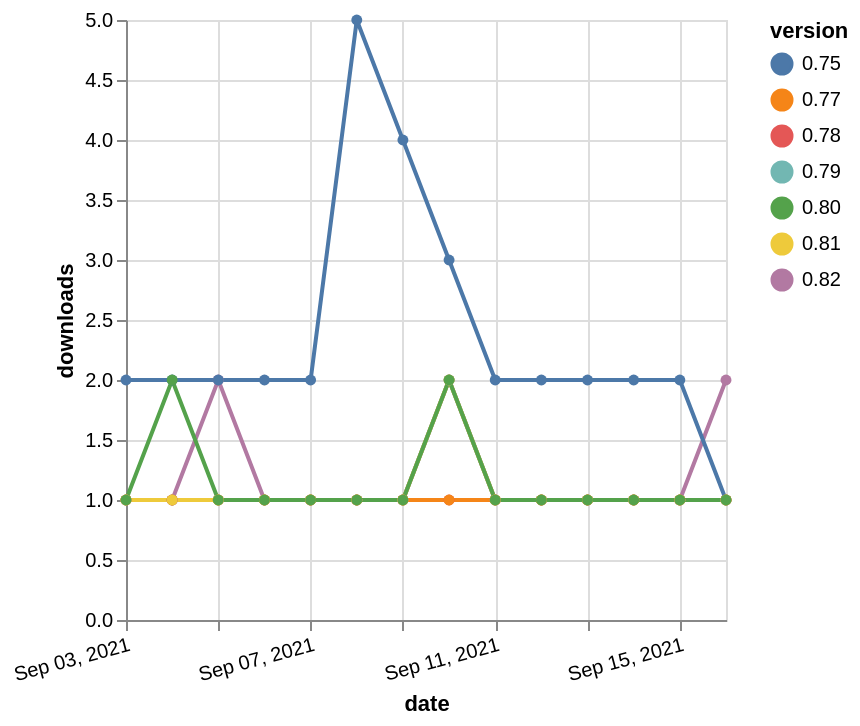

Specify this chart in Vega-Lite:
### Vega-Lite specification from a JSON file in a GitHub repository (floating-point values rounded to 4 significant figures)
{"$schema": "https://vega.github.io/schema/vega-lite/v5.json", "description": "A simple bar chart with embedded data.", "data": {"values": [{"date": "2021-09-03", "total": 239, "delta": 1, "version": "0.78"}, {"date": "2021-09-04", "total": 240, "delta": 1, "version": "0.78"}, {"date": "2021-09-05", "total": 241, "delta": 1, "version": "0.78"}, {"date": "2021-09-06", "total": 242, "delta": 1, "version": "0.78"}, {"date": "2021-09-07", "total": 243, "delta": 1, "version": "0.78"}, {"date": "2021-09-08", "total": 244, "delta": 1, "version": "0.78"}, {"date": "2021-09-09", "total": 245, "delta": 1, "version": "0.78"}, {"date": "2021-09-10", "total": 246, "delta": 1, "version": "0.78"}, {"date": "2021-09-11", "total": 247, "delta": 1, "version": "0.78"}, {"date": "2021-09-12", "total": 248, "delta": 1, "version": "0.78"}, {"date": "2021-09-13", "total": 249, "delta": 1, "version": "0.78"}, {"date": "2021-09-14", "total": 250, "delta": 1, "version": "0.78"}, {"date": "2021-09-15", "total": 251, "delta": 1, "version": "0.78"}, {"date": "2021-09-16", "total": 252, "delta": 1, "version": "0.78"}, {"date": "2021-09-03", "total": 183, "delta": 1, "version": "0.79"}, {"date": "2021-09-04", "total": 184, "delta": 1, "version": "0.79"}, {"date": "2021-09-05", "total": 185, "delta": 1, "version": "0.79"}, {"date": "2021-09-06", "total": 186, "delta": 1, "version": "0.79"}, {"date": "2021-09-07", "total": 187, "delta": 1, "version": "0.79"}, {"date": "2021-09-08", "total": 188, "delta": 1, "version": "0.79"}, {"date": "2021-09-09", "total": 189, "delta": 1, "version": "0.79"}, {"date": "2021-09-10", "total": 191, "delta": 2, "version": "0.79"}, {"date": "2021-09-11", "total": 192, "delta": 1, "version": "0.79"}, {"date": "2021-09-12", "total": 193, "delta": 1, "version": "0.79"}, {"date": "2021-09-13", "total": 194, "delta": 1, "version": "0.79"}, {"date": "2021-09-14", "total": 195, "delta": 1, "version": "0.79"}, {"date": "2021-09-15", "total": 196, "delta": 1, "version": "0.79"}, {"date": "2021-09-16", "total": 197, "delta": 1, "version": "0.79"}, {"date": "2021-09-03", "total": 136, "delta": 1, "version": "0.82"}, {"date": "2021-09-04", "total": 137, "delta": 1, "version": "0.82"}, {"date": "2021-09-05", "total": 139, "delta": 2, "version": "0.82"}, {"date": "2021-09-06", "total": 140, "delta": 1, "version": "0.82"}, {"date": "2021-09-07", "total": 141, "delta": 1, "version": "0.82"}, {"date": "2021-09-08", "total": 142, "delta": 1, "version": "0.82"}, {"date": "2021-09-09", "total": 143, "delta": 1, "version": "0.82"}, {"date": "2021-09-10", "total": 145, "delta": 2, "version": "0.82"}, {"date": "2021-09-11", "total": 146, "delta": 1, "version": "0.82"}, {"date": "2021-09-12", "total": 147, "delta": 1, "version": "0.82"}, {"date": "2021-09-13", "total": 148, "delta": 1, "version": "0.82"}, {"date": "2021-09-14", "total": 149, "delta": 1, "version": "0.82"}, {"date": "2021-09-15", "total": 150, "delta": 1, "version": "0.82"}, {"date": "2021-09-16", "total": 152, "delta": 2, "version": "0.82"}, {"date": "2021-09-03", "total": 3522, "delta": 2, "version": "0.75"}, {"date": "2021-09-04", "total": 3524, "delta": 2, "version": "0.75"}, {"date": "2021-09-05", "total": 3526, "delta": 2, "version": "0.75"}, {"date": "2021-09-06", "total": 3528, "delta": 2, "version": "0.75"}, {"date": "2021-09-07", "total": 3530, "delta": 2, "version": "0.75"}, {"date": "2021-09-08", "total": 3535, "delta": 5, "version": "0.75"}, {"date": "2021-09-09", "total": 3539, "delta": 4, "version": "0.75"}, {"date": "2021-09-10", "total": 3542, "delta": 3, "version": "0.75"}, {"date": "2021-09-11", "total": 3544, "delta": 2, "version": "0.75"}, {"date": "2021-09-12", "total": 3546, "delta": 2, "version": "0.75"}, {"date": "2021-09-13", "total": 3548, "delta": 2, "version": "0.75"}, {"date": "2021-09-14", "total": 3550, "delta": 2, "version": "0.75"}, {"date": "2021-09-15", "total": 3552, "delta": 2, "version": "0.75"}, {"date": "2021-09-16", "total": 3553, "delta": 1, "version": "0.75"}, {"date": "2021-09-03", "total": 252, "delta": 1, "version": "0.77"}, {"date": "2021-09-04", "total": 253, "delta": 1, "version": "0.77"}, {"date": "2021-09-05", "total": 254, "delta": 1, "version": "0.77"}, {"date": "2021-09-06", "total": 255, "delta": 1, "version": "0.77"}, {"date": "2021-09-07", "total": 256, "delta": 1, "version": "0.77"}, {"date": "2021-09-08", "total": 257, "delta": 1, "version": "0.77"}, {"date": "2021-09-09", "total": 258, "delta": 1, "version": "0.77"}, {"date": "2021-09-10", "total": 259, "delta": 1, "version": "0.77"}, {"date": "2021-09-11", "total": 260, "delta": 1, "version": "0.77"}, {"date": "2021-09-12", "total": 261, "delta": 1, "version": "0.77"}, {"date": "2021-09-13", "total": 262, "delta": 1, "version": "0.77"}, {"date": "2021-09-14", "total": 263, "delta": 1, "version": "0.77"}, {"date": "2021-09-15", "total": 264, "delta": 1, "version": "0.77"}, {"date": "2021-09-16", "total": 265, "delta": 1, "version": "0.77"}, {"date": "2021-09-03", "total": 242, "delta": 1, "version": "0.81"}, {"date": "2021-09-04", "total": 243, "delta": 1, "version": "0.81"}, {"date": "2021-09-05", "total": 244, "delta": 1, "version": "0.81"}, {"date": "2021-09-06", "total": 245, "delta": 1, "version": "0.81"}, {"date": "2021-09-07", "total": 246, "delta": 1, "version": "0.81"}, {"date": "2021-09-08", "total": 247, "delta": 1, "version": "0.81"}, {"date": "2021-09-09", "total": 248, "delta": 1, "version": "0.81"}, {"date": "2021-09-10", "total": 250, "delta": 2, "version": "0.81"}, {"date": "2021-09-11", "total": 251, "delta": 1, "version": "0.81"}, {"date": "2021-09-12", "total": 252, "delta": 1, "version": "0.81"}, {"date": "2021-09-13", "total": 253, "delta": 1, "version": "0.81"}, {"date": "2021-09-14", "total": 254, "delta": 1, "version": "0.81"}, {"date": "2021-09-15", "total": 255, "delta": 1, "version": "0.81"}, {"date": "2021-09-16", "total": 256, "delta": 1, "version": "0.81"}, {"date": "2021-09-03", "total": 178, "delta": 1, "version": "0.80"}, {"date": "2021-09-04", "total": 180, "delta": 2, "version": "0.80"}, {"date": "2021-09-05", "total": 181, "delta": 1, "version": "0.80"}, {"date": "2021-09-06", "total": 182, "delta": 1, "version": "0.80"}, {"date": "2021-09-07", "total": 183, "delta": 1, "version": "0.80"}, {"date": "2021-09-08", "total": 184, "delta": 1, "version": "0.80"}, {"date": "2021-09-09", "total": 185, "delta": 1, "version": "0.80"}, {"date": "2021-09-10", "total": 187, "delta": 2, "version": "0.80"}, {"date": "2021-09-11", "total": 188, "delta": 1, "version": "0.80"}, {"date": "2021-09-12", "total": 189, "delta": 1, "version": "0.80"}, {"date": "2021-09-13", "total": 190, "delta": 1, "version": "0.80"}, {"date": "2021-09-14", "total": 191, "delta": 1, "version": "0.80"}, {"date": "2021-09-15", "total": 192, "delta": 1, "version": "0.80"}, {"date": "2021-09-16", "total": 193, "delta": 1, "version": "0.80"}]}, "width": "container", "mark": {"type": "line", "point": {"filled": true}}, "encoding": {"x": {"field": "date", "type": "temporal", "timeUnit": "yearmonthdate", "title": "date", "axis": {"labelAngle": -15}}, "y": {"field": "delta", "type": "quantitative", "title": "downloads"}, "color": {"field": "version", "type": "nominal"}, "tooltip": {"field": "delta"}}}
